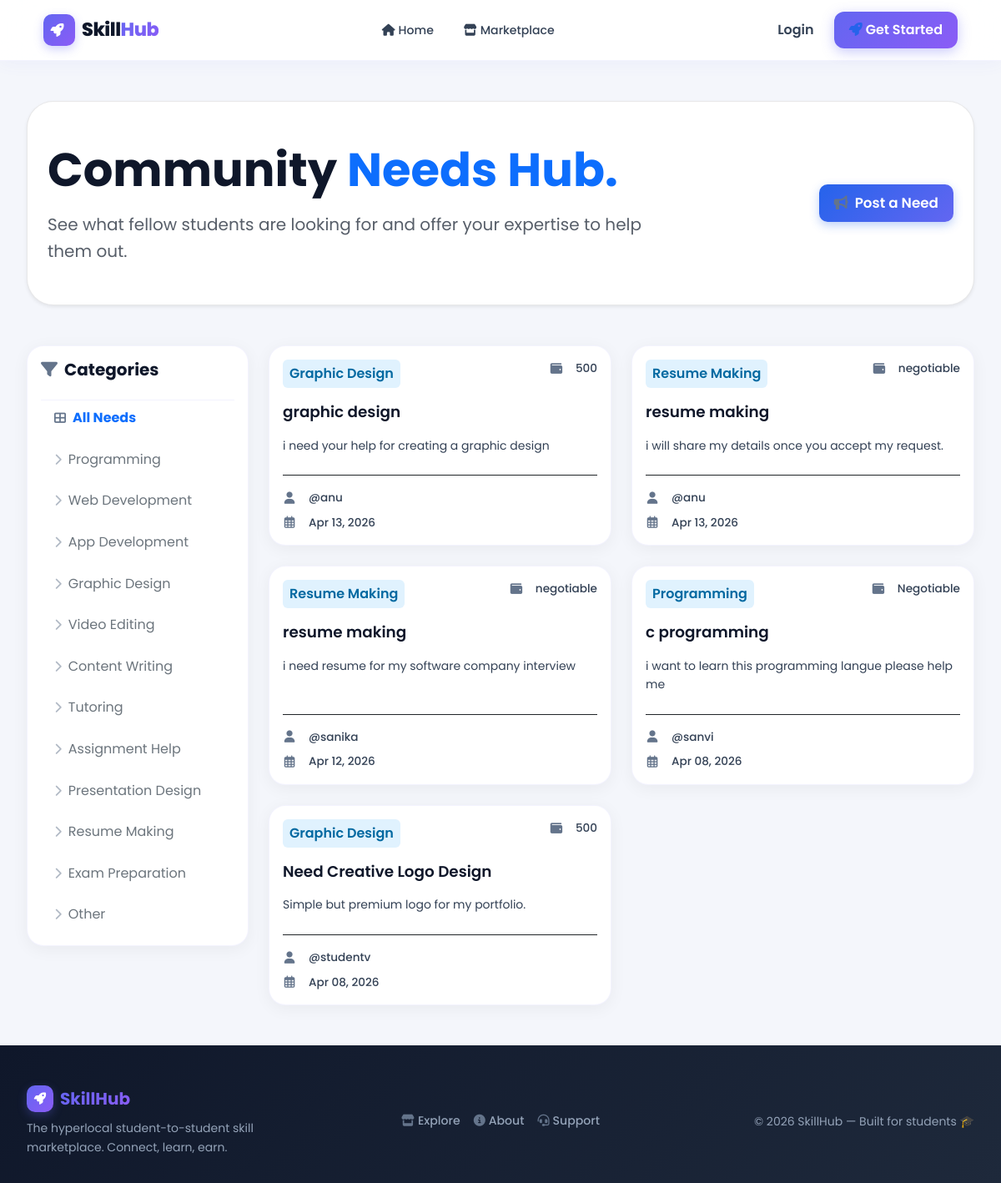
Screenshot of /requests/ with the database file from the repository.
### skills/models.py (models this page shows, shortened)
class HelpRequest(models.Model):
    user = models.ForeignKey(User, on_delete=models.CASCADE, related_name='help_requests')
    title = models.CharField(max_length=200)
    description = models.TextField()
    category = models.CharField(max_length=50, choices=CATEGORY_CHOICES)
    budget = models.CharField(max_length=100, blank=True, default='', help_text='e.g. Free, ₹500, Negotiable')
    custom_category = models.CharField(max_length=50, blank=True, null=True)
    created_at = models.DateTimeField(auto_now_add=True)
    is_active = models.BooleanField(default=True)
    class Meta:
        ordering = ['-created_at']

### skills/views.py (the view)
# urls.py: path('requests/', views.requests_hub, name='requests_hub'),
def requests_hub(request):
    category = request.GET.get('category')
    reqs = HelpRequest.objects.filter(is_active=True)
    if category:
        reqs = reqs.filter(category=category)
    context = {
        'requests': reqs,
        'category': category,
        'categories': CATEGORY_CHOICES,
    }
    return render(request, 'requests.html', context)

### skills/context_processors.py (called while the page is built)
def unread_notifications_count(request):
    if request.user.is_authenticated:
        count = Notification.objects.filter(user=request.user, is_read=False).count()
        return {'unread_notifications_count': count}
    return {'unread_notifications_count': 0}

### templates/requests.html (shortened to what this page needs)
{% extends 'base.html' %}
{% block content %}
<div class="hero-section mb-5 py-5 px-4 rounded-5 border border-dark border-opacity-10 bg-white shadow-sm position-relative overflow-hidden">
    <div class="row align-items-center position-relative" style="z-index: 1;">
        <div class="col-lg-8">
            <h1 class="display-4 fw-800 mb-3">Community <span class="text-primary">Needs Hub.</span></h1>
            <p class="fs-5 mb-0 opacity-75">See what fellow students are looking for and offer your expertise to help them out.</p>
        </div>
        <div class="col-lg-4 text-lg-end mt-4 mt-lg-0">
            <a href="{% url 'post_request' %}" class="btn btn-primary btn-lg px-5 py-3 rounded-pill fw-bold">
                <i class="fas fa-bullhorn me-2"></i>Post a Need
            </a>
        </div>
    </div>
</div>
<div class="row">
    <div class="col-md-3 mb-4">
        <div class="card border-0 shadow-sm p-4">
            <h5 class="fw-bold mb-4 d-flex align-items-center">
                <i class="fas fa-filter me-2"></i>Categories
            </h5>
            <div class="list-group list-group-flush gap-2">
                <a href="{% url 'requests_hub' %}" class="list-group-item list-group-item-action border-0 rounded-3 px-3 py-2 bg-transparent {% if not category %}active bg-primary bg-opacity-5 text-primary fw-bold{% endif %}">
                    <i class="fas fa-th-large me-2 small"></i>All Needs
                </a>
                {% for cat_id, cat_name in categories %}
                    <a href="?category={{ cat_id }}" class="list-group-item list-group-item-action border-0 rounded-3 px-3 py-2 bg-transparent text-secondary ">
                        <i class="fas fa-chevron-right me-2 small opacity-50"></i>{{ cat_name }}
                    </a>
                {% endfor %}
            </div>
        </div>
    </div>
    <div class="col-md-9">
        <div class="row g-4">
            {% for req in requests %}
                <div class="col-lg-6">
                    <div class="card h-100 border-0 shadow-sm p-4 d-flex flex-column">
                        <div class="d-flex justify-content-between align-items-start mb-3">
                            <span class="badge-online">{{ req.get_category_display }}</span>
                            <div class="service-meta mb-0">
                                <i class="fas fa-wallet"></i>
                                <span>{{ req.budget|default:"Negotiable" }}</span>
                            </div>
                        </div>
                        <h4 class="card-title mb-3">{{ req.title }}</h4>
                        <p class="card-text small mb-4 flex-grow-1" style="line-height: 1.6; color: #334155;">{{ req.description|truncatewords:25 }}</p>
                        <div class="mt-auto pt-3 border-top border-dark border-opacity-5">
                            <div class="service-meta">
                                <i class="fas fa-user"></i>
                                <span>@{{ req.user.username|default:"Unknown" }}</span>
                            </div>
                            <div class="service-meta mb-0">
                                <i class="far fa-calendar-alt"></i>
                                <span>{{ req.created_at|date:"M d, Y" }}</span>
                            </div>
                        </div>
                    </div>
                </div>
            {% endfor %}
        </div>
    </div>
</div>
{% endblock %}

### static/css/style.css (style rules this page uses)
:root { --primary: #2563eb; --primary-gradient: linear-gradient(135deg, #2563eb, #3b82f6); --secondary: #0ea5e9; --success: #22c55e; --success-gradient: linear-gradient(135deg, #22c55e, #4ade80); --warning: #f59e0b; --purple: #7c3aed; --bg-light: #f8fafc; --text-body: #1f2937; --text-heading: #111827; --text-muted: #374151; --text-dim: #64748b; --border: #cbd5f5; --radius-lg: 16px; --radius-md: 12px; --radius-sm: 8px; --shadow: 0 6px 15px rgba(0,0,0,0.08); }
* { margin: 0; padding: 0; box-sizing: border-box; transition: all 0.3s ease !important; }
html { scroll-behavior: smooth; }
body { font-family: 'Inter', sans-serif; background-color: #f4f6f9; color: #1f2937; line-height: 1.6; min-height: 100vh; }
h1, h2, h3 { color: #111827 !important; }
i, svg { color: #64748b !important; fill: #64748b !important; }
a { color: var(--primary-light); text-decoration: none; transition: color var(--transition); }
* { margin: 0; padding: 0; box-sizing: border-box; }
.card { background: #ffffff !important; border-radius: 15px !important; padding: 16px !important; box-shadow: 0 4px 12px rgba(0,0,0,0.06) !important; border: 1px solid #e2e8f0 !important; transition: all 0.3s ease !important; }
.card-title { font-weight: 600 !important; font-size: 1.15rem; color: #0f172a !important; line-height: 1.4; margin-bottom: 0.75rem; }
.card i { color: #64748b !important; }
.service-meta { display: flex; align-items: center; gap: 10px; margin-bottom: 8px; font-size: 0.85rem; color: #1e293b !important; visibility: visible !important; opacity: 1 !important; }
.service-meta i { color: #2563eb; width: 16px; text-align: center; font-size: 0.9rem; }
.service-meta span { color: #334155 !important; font-weight: 500; display: inline-block !important; visibility: visible !important; opacity: 1 !important; }
.badge-online { background-color: #e0f2fe !important; color: #0369a1 !important; padding: 4px 8px !important; border-radius: 6px !important; font-weight: 600 !important; }
.price i, .payment-type i, .card i:not(.btn i) { color: #64748b !important; margin-right: 5px; opacity: 1; }
.btn { border-radius: 8px !important; padding: 10px 18px !important; font-weight: 600 !important; transition: all 0.3s ease !important; }
.btn-primary { background-color: #2563eb !important; color: white !important; border: none !important; }
.btn-lg { padding: 0.9rem 2rem; font-size: 1.05rem; }
::placeholder, .form-input::placeholder { color: #94a3b8; }
.mb-3 { margin-bottom: 1.5rem; }
.d-flex { display: flex; }
.gap-2 { gap: 1rem; }
body { font-family: 'Poppins', 'Inter', sans-serif !important; background: #f4f6fb !important; }
h1, h2, h3, h4, h5, h6 { font-family: 'Poppins', 'Space Grotesk', sans-serif !important; font-weight: 700 !important; color: #0f172a !important; }
.btn-primary { background: linear-gradient(135deg, #2563eb, #6366f1) !important; border: none !important; box-shadow: 0 4px 12px rgba(37,99,235,0.3) !important; font-family: 'Poppins', sans-serif !important; font-weight: 600 !important; border-radius: 10px !important; transition: all 0.3s ease !important; }
.card { border-radius: 20px !important; border: 1px solid rgba(99,102,241,0.08) !important; box-shadow: 0 4px 20px rgba(0,0,0,0.05) !important; transition: all 0.35s cubic-bezier(0.4, 0, 0.2, 1) !important; overflow: hidden !important; background: #ffffff !important; }

### rows the page displays
HelpRequest: category "Graphic Design", budget "500", title "graphic design", description "i need your help for creating a graphic design", user.username "anu", created_at "Apr 13, 2026"
HelpRequest: category "Resume Making", budget "negotiable", title "resume making", description "i will share my details once you accept my request.", user.username "anu", created_at "Apr 13, 2026"
HelpRequest: category "Resume Making", budget "negotiable", title "resume making", description "i need resume for my software company interview", user.username "sanika", created_at "Apr 12, 2026"
HelpRequest: category "Programming", budget "Negotiable", title "c programming", description "i want to learn this programming langue please help me", user.username "sanvi", created_at "Apr 08, 2026"
HelpRequest: category "Graphic Design", budget "500", title "Need Creative Logo Design", description "Simple but premium logo for my portfolio.", user.username "studentv", created_at "Apr 08, 2026"

### other values shown
{{ cat_name }} "Programming" "Web Development" "App Development" "Graphic Design" "Video Editing" "Content Writing" "Tutoring" "Assignment Help" "Presentation Design" "Resume Making" "Exam Preparation" "Other"
